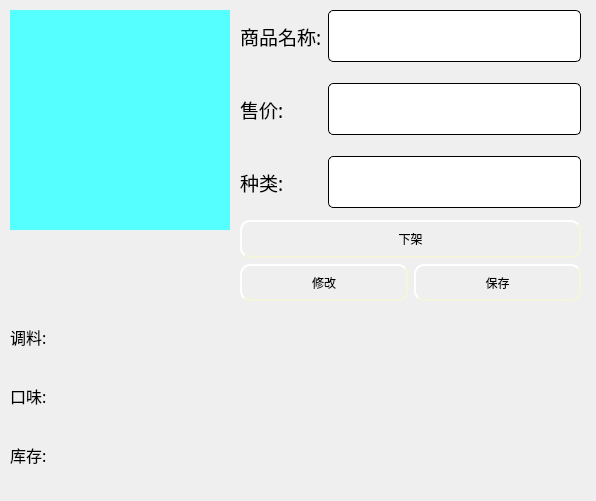
<?xml version="1.0" encoding="UTF-8"?>
<ui version="4.0">
 <class>OneCommodity</class>
 <widget class="QWidget" name="OneCommodity">
  <property name="geometry">
   <rect>
    <x>0</x>
    <y>0</y>
    <width>596</width>
    <height>501</height>
   </rect>
  </property>
  <property name="windowTitle">
   <string>Form</string>
  </property>
  <property name="styleSheet">
   <string notr="true">QWidget#OneCommodity{
	
	background-image: url(:/image/sback.jpg);
}</string>
  </property>
  <widget class="QLabel" name="lb_head">
   <property name="geometry">
    <rect>
     <x>10</x>
     <y>10</y>
     <width>220</width>
     <height>220</height>
    </rect>
   </property>
   <property name="styleSheet">
    <string notr="true">background-color: rgb(85, 255, 255);</string>
   </property>
   <property name="text">
    <string/>
   </property>
  </widget>
  <widget class="QWidget" name="layoutWidget">
   <property name="geometry">
    <rect>
     <x>240</x>
     <y>10</y>
     <width>341</width>
     <height>198</height>
    </rect>
   </property>
   <layout class="QGridLayout" name="gridLayout">
    <item row="0" column="1">
     <widget class="QLineEdit" name="le_name">
      <property name="enabled">
       <bool>false</bool>
      </property>
      <property name="sizePolicy">
       <sizepolicy hsizetype="Expanding" vsizetype="Expanding">
        <horstretch>0</horstretch>
        <verstretch>0</verstretch>
       </sizepolicy>
      </property>
      <property name="font">
       <font>
        <family>微软雅黑</family>
        <pointsize>14</pointsize>
       </font>
      </property>
      <property name="styleSheet">
       <string notr="true">QLineEdit{
    border-style: outset;
    border-width: 1px;
    border-radius: 5px;

    min-width: 5em;
    padding: 6px;
}</string>
      </property>
     </widget>
    </item>
    <item row="0" column="0">
     <widget class="QLabel" name="label">
      <property name="font">
       <font>
        <family>微软雅黑</family>
        <pointsize>14</pointsize>
       </font>
      </property>
      <property name="text">
       <string>商品名称:</string>
      </property>
     </widget>
    </item>
    <item row="2" column="1">
     <widget class="QLineEdit" name="le_sprice">
      <property name="enabled">
       <bool>false</bool>
      </property>
      <property name="sizePolicy">
       <sizepolicy hsizetype="Expanding" vsizetype="Expanding">
        <horstretch>0</horstretch>
        <verstretch>0</verstretch>
       </sizepolicy>
      </property>
      <property name="font">
       <font>
        <family>微软雅黑</family>
        <pointsize>14</pointsize>
       </font>
      </property>
      <property name="styleSheet">
       <string notr="true">QLineEdit{
    border-style: outset;
    border-width: 1px;
    border-radius: 5px;

    min-width: 5em;
    padding: 6px;
}</string>
      </property>
     </widget>
    </item>
    <item row="2" column="0">
     <widget class="QLabel" name="label_2">
      <property name="font">
       <font>
        <family>微软雅黑</family>
        <pointsize>14</pointsize>
       </font>
      </property>
      <property name="text">
       <string>售价:</string>
      </property>
     </widget>
    </item>
    <item row="4" column="0">
     <widget class="QLabel" name="label_3">
      <property name="font">
       <font>
        <family>微软雅黑</family>
        <pointsize>14</pointsize>
       </font>
      </property>
      <property name="text">
       <string>种类:</string>
      </property>
     </widget>
    </item>
    <item row="1" column="1">
     <spacer name="verticalSpacer">
      <property name="orientation">
       <enum>Qt::Vertical</enum>
      </property>
      <property name="sizeType">
       <enum>QSizePolicy::Fixed</enum>
      </property>
      <property name="sizeHint" stdset="0">
       <size>
        <width>20</width>
        <height>15</height>
       </size>
      </property>
     </spacer>
    </item>
    <item row="4" column="1">
     <widget class="QLineEdit" name="le_sex">
      <property name="enabled">
       <bool>false</bool>
      </property>
      <property name="sizePolicy">
       <sizepolicy hsizetype="Expanding" vsizetype="Expanding">
        <horstretch>0</horstretch>
        <verstretch>0</verstretch>
       </sizepolicy>
      </property>
      <property name="font">
       <font>
        <family>微软雅黑</family>
        <pointsize>14</pointsize>
       </font>
      </property>
      <property name="styleSheet">
       <string notr="true">QLineEdit{
    border-style: outset;
    border-width: 1px;
    border-radius: 5px;

    min-width: 5em;
    padding: 6px;
}</string>
      </property>
     </widget>
    </item>
    <item row="3" column="1">
     <spacer name="verticalSpacer_2">
      <property name="orientation">
       <enum>Qt::Vertical</enum>
      </property>
      <property name="sizeType">
       <enum>QSizePolicy::Fixed</enum>
      </property>
      <property name="sizeHint" stdset="0">
       <size>
        <width>20</width>
        <height>15</height>
       </size>
      </property>
     </spacer>
    </item>
   </layout>
  </widget>
  <widget class="QWidget" name="layoutWidget">
   <property name="geometry">
    <rect>
     <x>10</x>
     <y>310</y>
     <width>571</width>
     <height>171</height>
    </rect>
   </property>
   <layout class="QGridLayout" name="gridLayout_6">
    <item row="0" column="0">
     <layout class="QGridLayout" name="gridLayout_2">
      <item row="0" column="0">
       <widget class="QLabel" name="label_4">
        <property name="font">
         <font>
          <family>微软雅黑</family>
          <pointsize>12</pointsize>
         </font>
        </property>
        <property name="text">
         <string>调料:</string>
        </property>
       </widget>
      </item>
      <item row="0" column="1">
       <widget class="QLabel" name="lb_bar1">
        <property name="font">
         <font>
          <family>微软雅黑</family>
          <pointsize>12</pointsize>
         </font>
        </property>
        <property name="text">
         <string/>
        </property>
       </widget>
      </item>
      <item row="0" column="2">
       <widget class="QLabel" name="lb_bar2">
        <property name="font">
         <font>
          <family>微软雅黑</family>
          <pointsize>12</pointsize>
         </font>
        </property>
        <property name="text">
         <string/>
        </property>
       </widget>
      </item>
      <item row="0" column="3">
       <widget class="QLabel" name="lb_bar3">
        <property name="font">
         <font>
          <family>微软雅黑</family>
          <pointsize>12</pointsize>
         </font>
        </property>
        <property name="text">
         <string/>
        </property>
       </widget>
      </item>
      <item row="0" column="4">
       <widget class="QLabel" name="lb_bar4">
        <property name="font">
         <font>
          <family>微软雅黑</family>
          <pointsize>12</pointsize>
         </font>
        </property>
        <property name="text">
         <string/>
        </property>
       </widget>
      </item>
      <item row="0" column="5">
       <widget class="QLabel" name="lb_bar5">
        <property name="font">
         <font>
          <family>微软雅黑</family>
          <pointsize>12</pointsize>
         </font>
        </property>
        <property name="text">
         <string/>
        </property>
       </widget>
      </item>
     </layout>
    </item>
    <item row="1" column="0">
     <layout class="QGridLayout" name="gridLayout_4">
      <item row="0" column="0">
       <widget class="QLabel" name="label_5">
        <property name="font">
         <font>
          <family>微软雅黑</family>
          <pointsize>12</pointsize>
         </font>
        </property>
        <property name="text">
         <string>口味:</string>
        </property>
       </widget>
      </item>
      <item row="0" column="1">
       <widget class="QLabel" name="lb_color1">
        <property name="font">
         <font>
          <family>微软雅黑</family>
          <pointsize>12</pointsize>
         </font>
        </property>
        <property name="text">
         <string/>
        </property>
       </widget>
      </item>
      <item row="0" column="2">
       <widget class="QLabel" name="lb_color2">
        <property name="font">
         <font>
          <family>微软雅黑</family>
          <pointsize>12</pointsize>
         </font>
        </property>
        <property name="text">
         <string/>
        </property>
       </widget>
      </item>
      <item row="0" column="3">
       <widget class="QLabel" name="lb_color3">
        <property name="font">
         <font>
          <family>微软雅黑</family>
          <pointsize>12</pointsize>
         </font>
        </property>
        <property name="text">
         <string/>
        </property>
       </widget>
      </item>
      <item row="0" column="4">
       <widget class="QLabel" name="lb_color4">
        <property name="font">
         <font>
          <family>微软雅黑</family>
          <pointsize>12</pointsize>
         </font>
        </property>
        <property name="text">
         <string/>
        </property>
       </widget>
      </item>
      <item row="0" column="5">
       <widget class="QLabel" name="lb_color5">
        <property name="font">
         <font>
          <family>微软雅黑</family>
          <pointsize>12</pointsize>
         </font>
        </property>
        <property name="text">
         <string/>
        </property>
       </widget>
      </item>
     </layout>
    </item>
    <item row="2" column="0">
     <layout class="QGridLayout" name="gridLayout_5">
      <item row="0" column="0">
       <widget class="QLabel" name="label_6">
        <property name="font">
         <font>
          <family>微软雅黑</family>
          <pointsize>12</pointsize>
         </font>
        </property>
        <property name="text">
         <string>库存:</string>
        </property>
       </widget>
      </item>
      <item row="0" column="1">
       <widget class="QLabel" name="lb_num1">
        <property name="font">
         <font>
          <family>微软雅黑</family>
          <pointsize>12</pointsize>
         </font>
        </property>
        <property name="text">
         <string/>
        </property>
       </widget>
      </item>
      <item row="0" column="2">
       <widget class="QLabel" name="lb_num2">
        <property name="font">
         <font>
          <family>微软雅黑</family>
          <pointsize>12</pointsize>
         </font>
        </property>
        <property name="text">
         <string/>
        </property>
       </widget>
      </item>
      <item row="0" column="3">
       <widget class="QLabel" name="lb_num3">
        <property name="font">
         <font>
          <family>微软雅黑</family>
          <pointsize>12</pointsize>
         </font>
        </property>
        <property name="text">
         <string/>
        </property>
       </widget>
      </item>
      <item row="0" column="4">
       <widget class="QLabel" name="lb_num4">
        <property name="font">
         <font>
          <family>微软雅黑</family>
          <pointsize>12</pointsize>
         </font>
        </property>
        <property name="text">
         <string/>
        </property>
       </widget>
      </item>
      <item row="0" column="5">
       <widget class="QLabel" name="lb_num5">
        <property name="font">
         <font>
          <family>微软雅黑</family>
          <pointsize>12</pointsize>
         </font>
        </property>
        <property name="text">
         <string/>
        </property>
       </widget>
      </item>
     </layout>
    </item>
   </layout>
  </widget>
  <widget class="QWidget" name="layoutWidget">
   <property name="geometry">
    <rect>
     <x>240</x>
     <y>220</y>
     <width>341</width>
     <height>81</height>
    </rect>
   </property>
   <layout class="QGridLayout" name="gridLayout_3">
    <item row="1" column="0">
     <widget class="QPushButton" name="pb_update">
      <property name="sizePolicy">
       <sizepolicy hsizetype="Minimum" vsizetype="Expanding">
        <horstretch>0</horstretch>
        <verstretch>0</verstretch>
       </sizepolicy>
      </property>
      <property name="font">
       <font>
        <family>微软雅黑</family>
       </font>
      </property>
      <property name="styleSheet">
       <string notr="true">QPushButton{
	background-image: url(:/ico/pb1.jpg);
    border-style: outset;
    border-width: 2px;
    border-radius: 10px;
    border-color: beige;
    min-width: 5em;
    padding: 6px;
}
QPushButton:hover
{
	
	background-image: url(:/ico/pb.jpg);
    border-style: inset;
}

QPushButton:pressed{
	
	background-image: url(:/ico/pb2.jpg);
    border-style: inset;
}


</string>
      </property>
      <property name="text">
       <string>修改</string>
      </property>
     </widget>
    </item>
    <item row="1" column="1">
     <widget class="QPushButton" name="pb_save">
      <property name="sizePolicy">
       <sizepolicy hsizetype="Minimum" vsizetype="Expanding">
        <horstretch>0</horstretch>
        <verstretch>0</verstretch>
       </sizepolicy>
      </property>
      <property name="font">
       <font>
        <family>微软雅黑</family>
       </font>
      </property>
      <property name="styleSheet">
       <string notr="true">QPushButton{
	background-image: url(:/ico/pb1.jpg);
    border-style: outset;
    border-width: 2px;
    border-radius: 10px;
    border-color: beige;
    min-width: 5em;
    padding: 6px;
}
QPushButton:hover
{
	
	background-image: url(:/ico/pb.jpg);
    border-style: inset;
}

QPushButton:pressed{
	
	background-image: url(:/ico/pb2.jpg);
    border-style: inset;
}


</string>
      </property>
      <property name="text">
       <string>保存</string>
      </property>
     </widget>
    </item>
    <item row="0" column="0" colspan="2">
     <widget class="QPushButton" name="pb_delete">
      <property name="sizePolicy">
       <sizepolicy hsizetype="Minimum" vsizetype="Expanding">
        <horstretch>0</horstretch>
        <verstretch>0</verstretch>
       </sizepolicy>
      </property>
      <property name="font">
       <font>
        <family>微软雅黑</family>
       </font>
      </property>
      <property name="styleSheet">
       <string notr="true">QPushButton{
	background-image: url(:/ico/pb1.jpg);
    border-style: outset;
    border-width: 2px;
    border-radius: 10px;
    border-color: beige;
    min-width: 5em;
    padding: 6px;
}
QPushButton:hover
{
	
	background-image: url(:/ico/pb.jpg);
    border-style: inset;
}

QPushButton:pressed{
	
	background-image: url(:/ico/pb2.jpg);
    border-style: inset;
}


</string>
      </property>
      <property name="text">
       <string>下架</string>
      </property>
     </widget>
    </item>
   </layout>
  </widget>
 </widget>
 <resources/>
 <connections/>
</ui>
